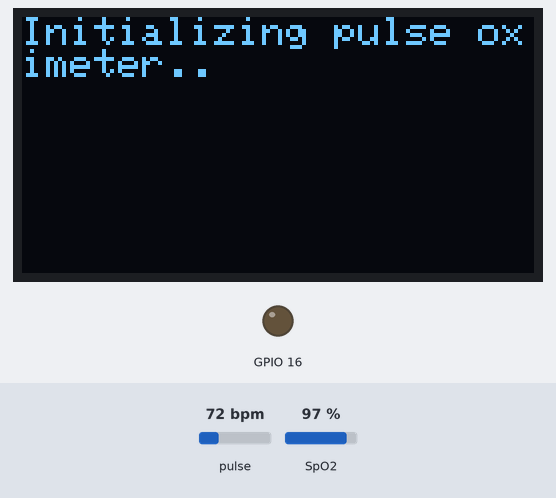
Simulated run of this sketch. Board: ESP8266 (NodeMCU). On the bench: 128×64 one-colour display, output pins drawn as LEDs (lit = HIGH). The inputs (shaded band) are chosen by the test bench; at power-on: pulse 72 bpm, SpO2 97 %. WiFi joins after 1.5 s; servers stay silent unless stated; network time is answered at once with the bench clock; the local clock reads 2024-03-15 10:24:30 at power-on unless the sketch sets it; what the sketch prints to the serial monitor is not drawn.

Above: at 0.1 s.
At 1.7 s:
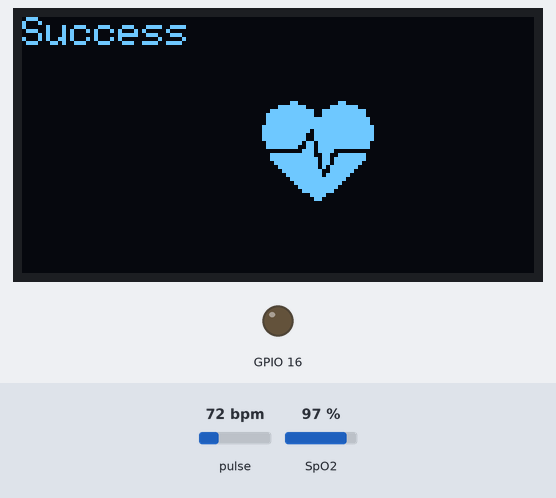
At 31.0 s:
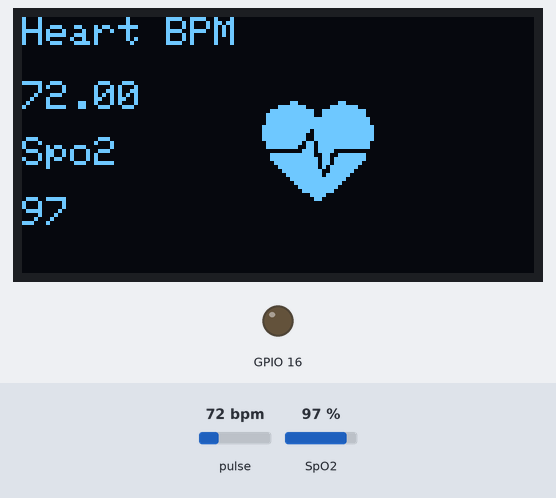

The sketch:

max100_esp8266_firebase.ino
```cpp
//Libraries for Max30100 sensor
#include "MAX30100_PulseOximeter.h"
//ESP8266 WiFi main library
#include <ESP8266WiFi.h>  //should be at least 2.4.1
//Libraries for Firebase and network
#include <ESP8266HTTPClient.h>
#include "ESP8266WebServer.h"
#include <Arduino.h>
#include <FirebaseArduino.h>  //ArduinoJson is at least version 5.13.1
//Libraries for OLED screeen
#include <Adafruit_GFX.h>    //version 1.2.2
#include <Adafruit_SSD1306.h>  //include Adafruit SSD1306 OLED display driver
#include "OakOLED.h"
#include <Wire.h>

// Libraries for internet time
#include <WiFiUdp.h>
#include <NTPClient.h>          // include NTPClient library
#include <TimeLib.h>            // include Arduino time library

#define FIREBASE_HOST "authapp-a22b5-default-rtdb.firebaseio.com"
#define FIREBASE_AUTH "5lRCXxRD0DsvYh4aQHaatAP2aGnce3v77tDBVOyZ"
#define WIFI_SSID "TP-LINK_9160"
#define WIFI_PASSWORD "12341234"

WiFiUDP ntpUDP;
// ‘time.nist.gov’ is used (default server) with +1 hour offset (3600 seconds) 60 seconds (60000 milliseconds) update interval
NTPClient timeClient(ntpUDP, "time.nist.gov", 25200, 60000); //25200 là thời gian ở Vn +7


PulseOximeter pox;
OakOLED oled;

uint32_t  tsLastReport = 0;
const long interval    = 30000;
volatile boolean heartBeatDetected = false;

const unsigned char bitmap [] PROGMEM=
{
0x00, 0x00, 0x00, 0x00, 0x01, 0x80, 0x18, 0x00, 0x0f, 0xe0, 0x7f, 0x00, 0x3f, 0xf9, 0xff, 0xc0,
0x7f, 0xf9, 0xff, 0xc0, 0x7f, 0xff, 0xff, 0xe0, 0x7f, 0xff, 0xff, 0xe0, 0xff, 0xff, 0xff, 0xf0,
0xff, 0xf7, 0xff, 0xf0, 0xff, 0xe7, 0xff, 0xf0, 0xff, 0xe7, 0xff, 0xf0, 0x7f, 0xdb, 0xff, 0xe0,
0x7f, 0x9b, 0xff, 0xe0, 0x00, 0x3b, 0xc0, 0x00, 0x3f, 0xf9, 0x9f, 0xc0, 0x3f, 0xfd, 0xbf, 0xc0,
0x1f, 0xfd, 0xbf, 0x80, 0x0f, 0xfd, 0x7f, 0x00, 0x07, 0xfe, 0x7e, 0x00, 0x03, 0xfe, 0xfc, 0x00,
0x01, 0xff, 0xf8, 0x00, 0x00, 0xff, 0xf0, 0x00, 0x00, 0x7f, 0xe0, 0x00, 0x00, 0x3f, 0xc0, 0x00,
0x00, 0x0f, 0x00, 0x00, 0x00, 0x06, 0x00, 0x00, 0x00, 0x00, 0x00, 0x00, 0x00, 0x00, 0x00, 0x00
};


void onBeatDetected(){
heartBeatDetected = true;
Serial.println("Beat!");
 oled.drawBitmap(60, 20, bitmap, 28, 28, 1);
 oled.display();
}

void setup(){
Serial.begin(115200);

    oled.begin();
    oled.clearDisplay();
    oled.setTextSize(1.5);
    oled.setTextColor(1);
    oled.setCursor(0, 0);

    pinMode(16, OUTPUT);

    oled.println("Initializing pulse oximeter..");
    oled.display();

WiFi.begin(WIFI_SSID, WIFI_PASSWORD);
Serial.print("Connecting");
while (WiFi.status() != WL_CONNECTED) {
Serial.print(".");
delay(500);
}
Serial.println();
Serial.print("Connected with IP: ");
Serial.println(WiFi.localIP());

Firebase.begin(FIREBASE_HOST, FIREBASE_AUTH);
if (Firebase.failed()) {
Serial.print("setting /message failed:");
Serial.println(Firebase.error());
}

if (!pox.begin()) {
Serial.println("FAILED");
oled.clearDisplay();
         oled.setTextSize(1.5);
         oled.setTextColor(1);
         oled.setCursor(0, 0);
         oled.println("Failed");
         oled.display();
for(;;);
} else {
Serial.println("SUCCESS");
 oled.clearDisplay();
         oled.setTextSize(1.5);
         oled.setTextColor(1);
         oled.setCursor(0, 0);
         oled.println("Success");
         oled.display();
         pox.setOnBeatDetectedCallback(onBeatDetected);
}
timeClient.begin();
}

char Time[] = "  :  :  ";
char Date[] = "  -  -20  ";
byte last_second, last_minute, second_, minute_, hour_, wday, day_, month_, year_;

void loop(){
pox.update();

unsigned long currentMillis=millis();
if(currentMillis - tsLastReport >= interval)
{
pox.shutdown(); //sleep mode

timeClient.update();
    unsigned long unix_epoch = timeClient.getEpochTime();   // get UNIX Epoch time
    second_ = second(unix_epoch);        // get seconds from the UNIX Epoch time

      minute_ = minute(unix_epoch);      // get minutes (0 – 59)
      hour_   = hour(unix_epoch);        // get hours   (0 – 23)
      wday    = weekday(unix_epoch);     // get minutes (1 – 7 with Sunday is day 1)
      day_    = day(unix_epoch);         // get month day (1 – 31, depends on month)
      month_  = month(unix_epoch);       // get month (1 – 12 with Jan is month 1)
      year_   = year(unix_epoch) - 2000; // get year with 4 digits – 2000 results 2 digits year (ex: 2018 –> 18)
      Time[7] = second_ % 10 + '0';
      Time[6] = second_ / 10 + '0';
      Time[4] = minute_ % 10 + '0';
      Time[3] = minute_ / 10 + '0';
      Time[1] = hour_   % 10 + '0';
      Time[0] = hour_   / 10 + '0';
      Date[9] = year_   % 10 + '0';
      Date[8] = year_   / 10 + '0';
      Date[4] = month_  % 10 + '0';
      Date[3] = month_  / 10 + '0';
      Date[1] = day_    % 10 + '0';
      Date[0] = day_    / 10 + '0';
      Serial.print(Time);
      String fbtime = String(Time);
      Serial.print(" ");
      display_wday();
      Serial.println(Date);
      String fbdate = String(Date);
      Serial.println(fbtime + " " + fbdate);


float bpm = pox.getHeartRate();
int SpO2 =pox.getSpO2();

  Serial.print("Heart rate: ");
  Serial.print(bpm);
  String fireHR = String(bpm);

  Serial.print("bpm  SpO2: ");
  Serial.print(SpO2);
  Serial.println("%");
  String fireSpO2 = String(SpO2);

  Firebase.setString("/Heart rate", fireHR); //đẩy giá trị liên tục nhưng không lưu chuỗi
  Firebase.setString("/SpO2", fireSpO2);
  Firebase.setString("/Store/sp", fireSpO2);
  Firebase.setString("/Store/hr", fireHR);
  Firebase.setString("/Store/time", fbtime +  "  " + fbdate);
  Firebase.pushString("/Storing", "SpO2: " + fireSpO2 + " " + "| " + "Pulse: " + fireHR  +  " | " + fbtime + " | " + fbdate);

  if (Firebase.failed()) //nếu failed thì nên thay đổi fingerprint trong file FirebaseHttpClient.h file
    {
      Serial.print("pushing /logs failed:");
      Serial.println(Firebase.error());
      return;
    }

     oled.clearDisplay();
        oled.setTextSize(1.5);
        oled.setTextColor(1);
        oled.setCursor(0,16);
        oled.println(pox.getHeartRate());

        oled.setTextSize(1.5);
        oled.setTextColor(1);
        oled.setCursor(0, 0);
        oled.println("Heart BPM");

        oled.setTextSize(1.5);
        oled.setTextColor(1);
        oled.setCursor(0, 30);
        oled.println("Spo2");

        oled.setTextSize(1.5);
        oled.setTextColor(1);
        oled.setCursor(0, 45);
        oled.println(pox.getSpO2());
        oled.display();


pox.resume(); //resume khi đọc kết quả mới, ready to read new samples
tsLastReport = currentMillis;
}
}
void display_wday()
{
  switch(wday)
  {
    case 1:
             Serial.print ("SUNDAY "); break;
    case 2:
             Serial.print ("MONDAY "); break;
    case 3:
             Serial.print ("TUESDAY "); break;
    case 4:
             Serial.print ("WEDNESDAY "); break;
    case 5:
             Serial.print ("THURSDAY "); break;
    case 6:
             Serial.print ("FRIDAY "); break;
    default:
             Serial.print ("SATURDAY ");
  }
}
```

Measured:
- what the display in image 1 shows lasts 29.4 s, from 1.6 s to 31.0 s
- what the display in image 2 shows lasts 29.9 s, from 31.0 s to 60.9 s
